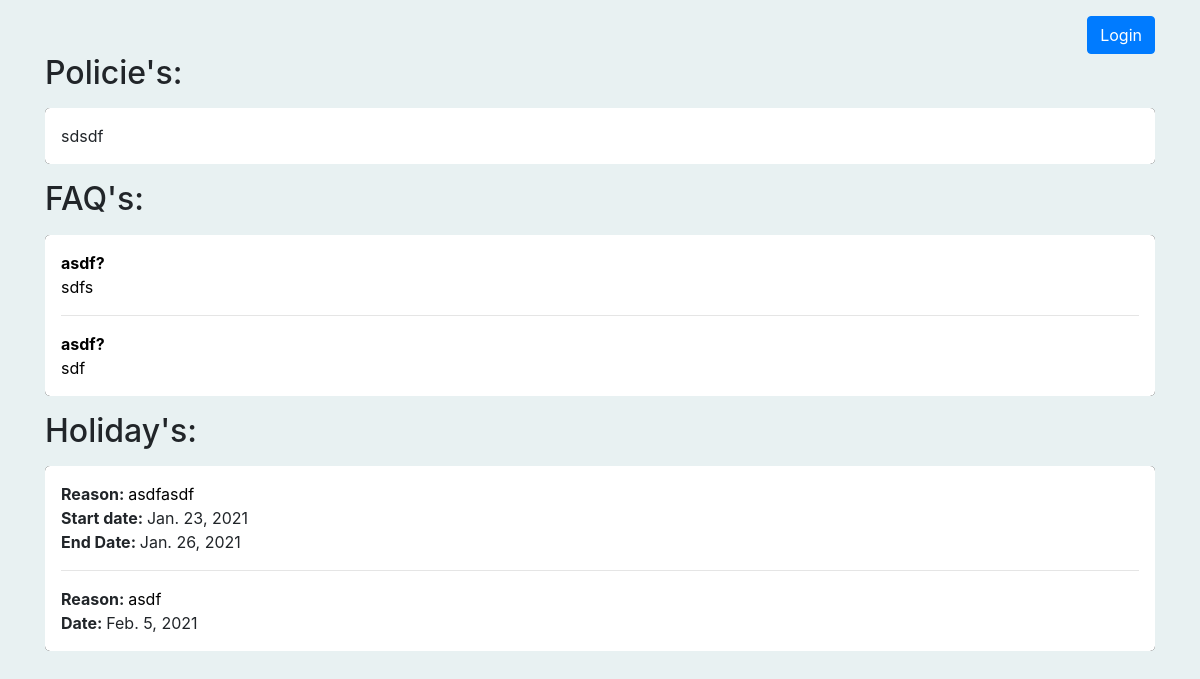
The page / on the database its author committed.
### users/models.py (models this page shows)
class Policies(models.Model):
    policy = models.CharField(max_length=2000)

class FAQS(models.Model):
    question = models.CharField(max_length=100)
    answer = models.CharField(max_length=2000)

class Holidays(models.Model):
    reason = models.CharField(max_length=200)
    start_date = models.DateField()
    end_date = models.DateField(null=True, blank=True)

### users/views.py (the view)
# urls.py: path('', all_access_page),
def all_access_page(request):
    if request.user.is_authenticated:
        return login_page(request)
    faq_object = FAQS.objects.all()
    policy_object = Policies.objects.all()
    holiday_object = Holidays.objects.all()
    context = {
        'faq_object': faq_object,
        'policy_object': policy_object,
        'holiday_object': holiday_object
    }
    return render(request, 'users/all_access_page.html', context)

### users/templates/users/all_access_page.html (shortened to what this page needs)
{% extends 'index.html' %}
{% load crispy_forms_tags %}
{% load widget_tweaks %}
{% block main %}
<div class="container">
    <div class="mt-3 d-flex justify-content-end">
        <a class="btn btn-primary" href="{% url 'users_app:users_home_page' %}">Login</a>
    </div>
    <h2>Policie's:</h2>
    <div class="my-3 box p-3">
        {% for policy in policy_object %}
            <div>{{policy.policy}}</div>
        {% empty %}
            No Policie's Added
        {% endfor %}
    </div>
    <h2>FAQ's:</h2>
    <div class="my-3 box p-3">
        {% for faq in faq_object %}
            <strong><span style="color:black">{{faq.question}}?</span></strong><br>
            <span style="color:black">{{faq.answer}}</span><br>
            {% if not forloop.last %}
                <hr>
            {% endif %}
        {% empty %}
            No FAQ's Added
        {% endfor %}
    </div>
    <h2>Holiday's:</h2>
    <div class="my-3 box p-3">
        {% for holiday in holiday_object %}
            <strong>Reason: </strong><span style="color:black">{{holiday.reason}}</span><br>
            {% if holiday.end_date %}
                <strong>Start date: </strong>{{holiday.start_date}}<br>
                <strong>End Date: </strong>{{holiday.end_date}}
            {% else %}
                <strong>Date: </strong>{{holiday.start_date}}<br>
            {% endif %}
            {% if not forloop.last %}
                <hr>
            {% endif %}
        {% empty %}
            No Holiday's Added
        {% endfor %}
    </div>
</div>
{% endblock %}

### users/templates/users/all_access_page.html (style rules this page uses)
body { background-color:#E8F1F2; }
.box { border-radius:5px; box-shadow:0px 0px 0.5px 0px black; background-color:white; }

### rows shown on the page
Policies: policy "sdsdf"
FAQS: question "asdf", answer "sdfs"
FAQS: question "asdf", answer "sdf"
Holidays: reason "asdfasdf", start_date "Jan. 23, 2021", end_date "Jan. 26, 2021"
Holidays: reason "asdf", start_date "Feb. 5, 2021"
